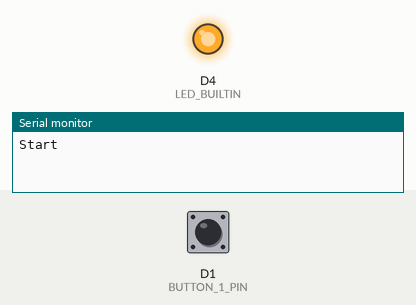
This program was run on a simulated ESP8266 (NodeMCU). Shown: output pins drawn as LEDs (lit = HIGH, except the on-board LED, lit = LOW), the last lines printed to the serial monitor. The test bench sets the inputs (shaded band); at power-on: D1 (BUTTON_1_PIN) HIGH.

Above: at 1.2 s.
1.3 s: D1 (BUTTON_1_PIN) pulled LOW for 3.2 s
At 5.0 s:
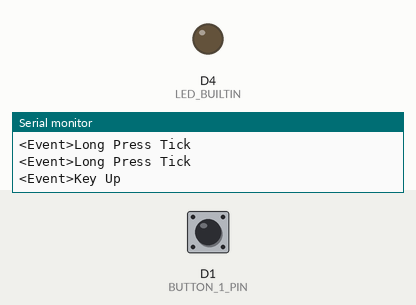
6.0 s: D1 (BUTTON_1_PIN) pulled LOW for 0.15 s
At 7.3 s:
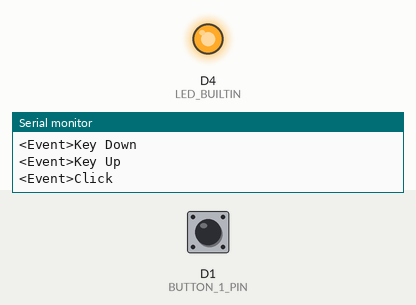
7.9 s: D1 (BUTTON_1_PIN) pulled LOW for 1 s
At 9.9 s:
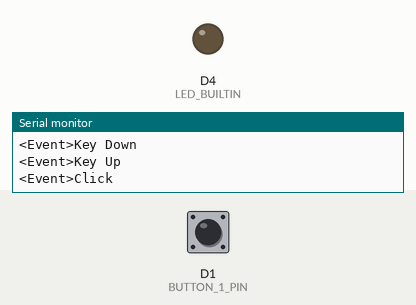
10.7 s: D1 (BUTTON_1_PIN) pulsed LOW 2 times (0.12 s each, 0.3 s apart)
At 12.0 s:
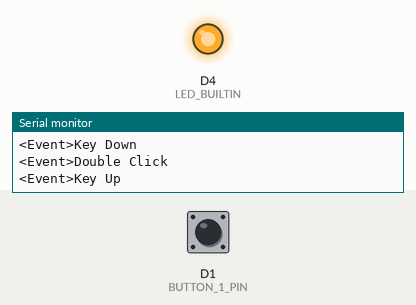
Timing chart, 0 to 13.7 s (numbered marks = the images above; inputs shaded):
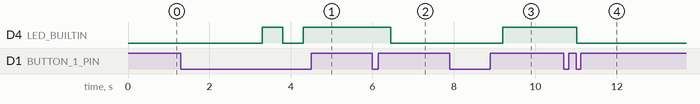

Measured:
- after the input at 1.3 s, D4 (LED_BUILTIN): LOW → HIGH after 2.0 s, → LOW 0.50 s later, → HIGH 0.50 s later
- after the input at 6.0 s, D4 (LED_BUILTIN): HIGH → LOW after 0.45 s
- after the input at 7.9 s, D4 (LED_BUILTIN): LOW → HIGH after 1.3 s
- after the input at 10.7 s, D4 (LED_BUILTIN): HIGH → LOW after 0.32 s

The program:

main.cpp
```cpp
#include <GpioKeyEvent.h>

#define BUTTON_1_PIN D1

// 定义一个按键实体
GpioButton Btn1(BUTTON_1_PIN);

void btn_1_click_event() {
	Serial.println("<Event>Click");
	digitalWrite(LED_BUILTIN, !digitalRead(LED_BUILTIN));
}

void btn_1_db_click_event() {
	Serial.println("<Event>Double Click");
	digitalWrite(LED_BUILTIN, !digitalRead(LED_BUILTIN));
}

void btn_1_long_press_event() {
	Serial.println("<Event>Long Press Tick");
	digitalWrite(LED_BUILTIN, !digitalRead(LED_BUILTIN));
}

void btn_1_long_click_event() {
	Serial.println("<Event>Long Click");
	digitalWrite(LED_BUILTIN, !digitalRead(LED_BUILTIN));
}

void setup() {
	// 初始化串口用于输出调试信息
    Serial.begin(115200);
	Serial.println("Start");
	pinMode(LED_BUILTIN, OUTPUT);

	// 绑定事件回调函数
	Btn1.bindEventOnClick(btn_1_click_event);
	Btn1.bindEventOnDBClick(btn_1_db_click_event);
	Btn1.bindEventOnLongClick(btn_1_long_click_event);
	Btn1.bindEventOnLongPress(btn_1_long_press_event);

	// 直接新建回调函数
	Btn1.bindEventOnKeyDown([](){
		Serial.println("<Event>Key Down");
	});
	Btn1.bindEventOnKeyUp([](){
		Serial.println("<Event>Key Up");
	});

}

// 按键轮询函数
void keyEventLoop() {
    Btn1.loop();
}

void loop(){
    // Key Event
    keyEventLoop();

	// ...
}
```

GpioKeyEvent.h
```cpp
#ifndef _GPIO_BUTTON_H_
#define _GPIO_BUTTON_H_
#include <Arduino.h>

#define	DEF_ELIMINATING_JITTER_MS	20		// 消抖延时毫秒数
#define DEF_LONG_CLICK_MS           2000    // 默认单次长按事件触发毫秒数
#define DEF_DB_INTERVAL_MS          300     // 默认双击事件间隔毫秒数
#define DEF_LONG_PRESS_START_MS     DEF_LONG_CLICK_MS   // 长按循环触发事件的起始毫秒数
#define DEF_LONG_PRESS_INTERVAL_MS  500     // 长按循环触发触发事件的间隔毫秒数

#define DEF_KEY_UP                  HIGH
#define DEF_KEY_DOWN                LOW

typedef enum {
    KEY_DOWN,
    KEY_UP,
    NO_CHANGE
} KeyAction;

class GpioButton {
    public:
        // 构造函数
        GpioButton(uint8_t _pin, uint8_t _mode=INPUT_PULLUP, uint8_t _up_v=DEF_KEY_UP) : BtnPin(_pin), KeyUp(_up_v) {
            KeyDown = (KeyUp==HIGH)?LOW:HIGH;
            pinMode(BtnPin, _mode);
        }

        // 事件绑定函数
        void bindEventOnClick(void (*callback)()) {
            on_click = callback;
        }
        void bindEventOnDBClick(void (*callback)()) {
            on_db_click = callback;
        }
        void bindEventOnLongClick(void (*callback)()) {
            on_long_click = callback;
            on_long_press = nullptr;
        }
        void bindEventOnLongPress(void (*callback)()) {
            on_long_press = callback;
            on_long_click = nullptr;
        }
        void bindEventOnKeyDown(void (*callback)()) {
            on_key_down = callback;
        }
        void bindEventOnKeyUp(void (*callback)()) {
            on_key_up = callback;
        }

        // set，get方法
        void setEliminatingJitterMs(uint16_t _ms) {EliminatingJitterMs = _ms;}
        void setLongClickMS(uint16_t _ms) {LongClickMS = _ms;}
        void setLongStartMS(uint16_t _ms) {LongStartMS = _ms;}
        void setLongIntervalMS(uint16_t _ms) {LongIntervalMS = _ms;}
        void setLongPressNextTimeOut(uint32_t _to) {LongPressNextTimeOut = _to;}
        void setDblClickIntervalMS(uint16_t _ms) {DblClickIntervalMS = _ms;}

        uint16_t getEliminatingJitterMs() { return EliminatingJitterMs;}
        uint16_t getLongClickMS() {return LongClickMS;}
        uint16_t getLongStartMS() {return LongStartMS;}
        uint16_t getLongIntervalMS() {return LongIntervalMS;}
        uint32_t getLongPressNextTimeOut() {return LongPressNextTimeOut;}
        uint16_t getDblClickIntervalMS() {return DblClickIntervalMS;}

        // 对象轮询函数
        void loop() {
            switch(getKeyAction()) {
                case    KEY_DOWN:
                    // Serial.println("KEY_DOWN");
                    keyDownProc();
                    break;
                case    KEY_UP:
                    // Serial.println("KEY_UP");
                    keyUpProc();
                    break;
                default:
                    keyNoChange();
                    break;
            }
        }

    private:
        uint8_t     BtnPin;
        uint8_t     KeyDown = DEF_KEY_DOWN;
        uint8_t     KeyUp = DEF_KEY_UP;

        // 参数
        uint16_t    EliminatingJitterMs = DEF_ELIMINATING_JITTER_MS;
        uint16_t    LongClickMS = DEF_LONG_CLICK_MS;
        uint16_t    LongStartMS = DEF_LONG_PRESS_START_MS;
        uint16_t    LongIntervalMS = DEF_LONG_PRESS_INTERVAL_MS;
        uint16_t    DblClickIntervalMS = DEF_DB_INTERVAL_MS;

        // 控制变量
        uint32_t    LongClickTimeOut = 0;
        uint32_t    LongPressNextTimeOut = 0;
        uint32_t    DblClickTimeOut = 0;

        // 计时器
        uint32_t    KeyDownTimer = 0;
        uint32_t    LastKeyDownTimer = 0;
        uint32_t    KeyUpTimer = 0;
        uint8_t     KeyStatus = DEF_KEY_UP;
        bool        isDone = true;
        bool        isReset = true;

        // event callback function ptr
        void (*on_click)() = nullptr;
        void (*on_db_click)() = nullptr;
        void (*on_long_click)() = nullptr;
        void (*on_long_press)() = nullptr;
        void (*on_key_down)() = nullptr;
        void (*on_key_up)() = nullptr;

        // 捕获按键动作，按下，释放，无动作
        KeyAction getKeyAction() {
            uint8_t gpio_v = digitalRead(BtnPin);
            if(gpio_v == KeyStatus) return NO_CHANGE;
            KeyStatus = gpio_v;
            if(gpio_v == KeyDown) return KEY_DOWN;
            else return KEY_UP;
        }
        // 消抖函数
        bool isOutJitter(uint32_t _t) {
            return (_t > KeyUpTimer + EliminatingJitterMs) && (_t > KeyDownTimer + EliminatingJitterMs);
        }
        // 事件结束处理
        void eventEndProcess(uint32_t _t) {
            LongClickTimeOut = LongPressNextTimeOut = DblClickTimeOut = _t;
            isReset = true;
        }
        // 按下处理
        void keyDownProc() {
            uint32_t tmpTimer = millis();
            if(isOutJitter(tmpTimer)) {
                if(on_key_down) on_key_down();
                LongClickTimeOut = tmpTimer + LongClickMS;
                LongPressNextTimeOut = tmpTimer + LongStartMS;
                LastKeyDownTimer = KeyDownTimer;
                KeyDownTimer = tmpTimer;
                isDone = false;
                isReset = false;
            }
        }
        // 释放处理
        void keyUpProc() {
            uint32_t tmpTimer = millis();
            if(isOutJitter(tmpTimer)) {
                if(on_key_up) on_key_up();
                KeyUpTimer = tmpTimer;
                eventEndProcess(tmpTimer);
                if(!isDone) {
                    DblClickTimeOut = tmpTimer + DblClickIntervalMS;
                }
                else {
                    isReset = true;
                }
            }
        }
        // 无动作处理
        void keyNoChange() {
            uint32_t nowTimer = millis();
            uint32_t fromKeyDown = nowTimer - KeyDownTimer;

            // 按键按下状态
            if(!isReset && KeyStatus == KeyDown) {
                if(fromKeyDown < EliminatingJitterMs) return;
                if(!isDone && on_long_click && nowTimer > LongClickTimeOut) {
                    isDone = true;
                    on_long_click();
                    eventEndProcess(nowTimer);
                }
                else if(on_long_press && nowTimer > LongPressNextTimeOut) {
                    isDone = true;
                    on_long_press();
                    LongPressNextTimeOut += LongIntervalMS;
                }
                else if(!isDone && on_db_click && nowTimer < DblClickTimeOut) {
                    isDone = true;
                    DblClickTimeOut = nowTimer;
                    on_db_click();
                    eventEndProcess(nowTimer);
                }
            }
            // 按键释放状态
            else {
                uint32_t fromKeyUp = nowTimer - KeyUpTimer;
                if(fromKeyUp < EliminatingJitterMs) return;

                if(!isDone && on_click && nowTimer > DblClickTimeOut) {
                    isDone = true;
                    on_click();
                    eventEndProcess(nowTimer);
                }
            }
        }
};

#endif
```
